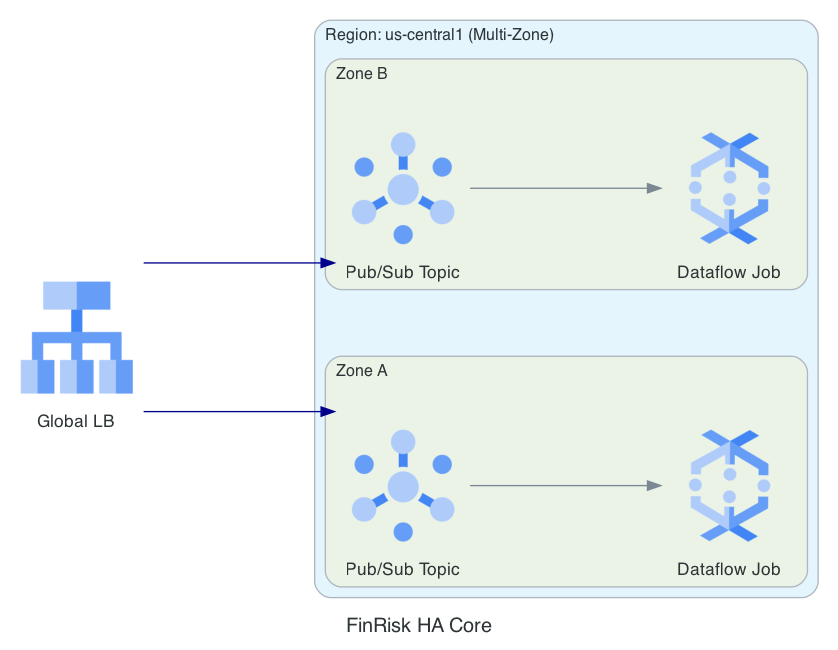

Reproduce this figure in Python.
from diagrams import Diagram, Cluster, Edge
from diagrams.gcp.analytics import Pubsub, Dataflow
from diagrams.gcp.network import LoadBalancing

graph_attr = {"pad": "0.1", "nodesep": "1.2", "ranksep": "2.0", "bgcolor": "transparent"}

with Diagram("FinRisk HA Core", show=False, filename="finrisk_ha_core", direction="LR", graph_attr=graph_attr):
    lb = LoadBalancing("Global LB")

    with Cluster("Region: us-central1 (Multi-Zone)"):
        with Cluster("Zone A"):
            ps_a = Pubsub("Pub/Sub Topic")
            df_a = Dataflow("Dataflow Job")
        
        with Cluster("Zone B"):
            ps_b = Pubsub("Pub/Sub Topic")
            df_b = Dataflow("Dataflow Job")

    lb >> Edge(color="darkblue") >> [ps_a, ps_b]
    ps_a >> df_a
    ps_b >> df_b
